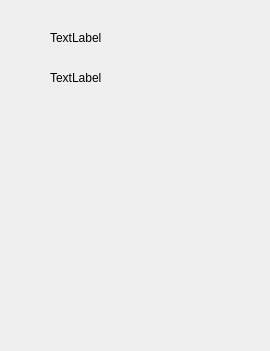
<?xml version="1.0" encoding="UTF-8"?>
<ui version="4.0">
 <class>Form</class>
 <widget class="QWidget" name="Form">
  <property name="geometry">
   <rect>
    <x>0</x>
    <y>0</y>
    <width>270</width>
    <height>351</height>
   </rect>
  </property>
  <property name="windowTitle">
   <string>Form</string>
  </property>
  <widget class="QWidget" name="widget" native="true">
   <property name="geometry">
    <rect>
     <x>0</x>
     <y>0</y>
     <width>271</width>
     <height>341</height>
    </rect>
   </property>
   <widget class="QLabel" name="image">
    <property name="geometry">
     <rect>
      <x>50</x>
      <y>30</y>
      <width>55</width>
      <height>16</height>
     </rect>
    </property>
    <property name="text">
     <string>TextLabel</string>
    </property>
   </widget>
   <widget class="QLabel" name="lable">
    <property name="geometry">
     <rect>
      <x>50</x>
      <y>70</y>
      <width>55</width>
      <height>16</height>
     </rect>
    </property>
    <property name="text">
     <string>TextLabel</string>
    </property>
   </widget>
  </widget>
 </widget>
 <resources/>
 <connections/>
</ui>
